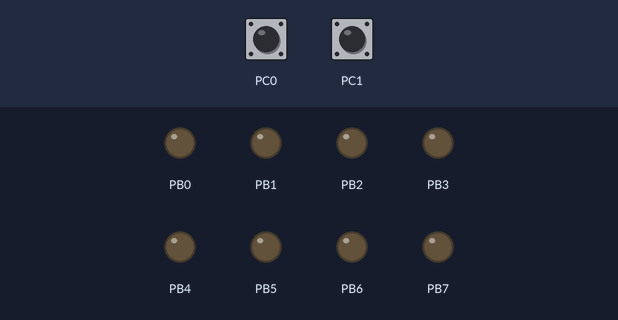
Simulated run of this program. Board: ATmega8, built with avr-gcc and emulated at 1 MHz. Shown: output pins drawn as LEDs (lit = HIGH). Dashed ring = blinking. Inputs (shaded band) come from the test bench; at power-on: PC0 HIGH, PC1 HIGH.

Above: at 1.2 s.
1.3 s: PC0 pulled LOW for 0.15 s
At 1.4 s:
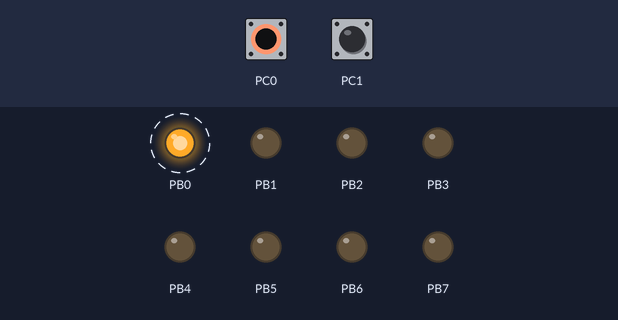
4.3 s: PC1 pulled LOW for 3.2 s
At 4.6 s:
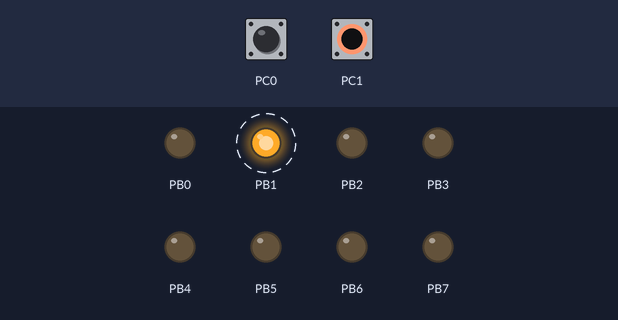
9.0 s: PC1 pulled LOW for 0.15 s
At 9.6 s:
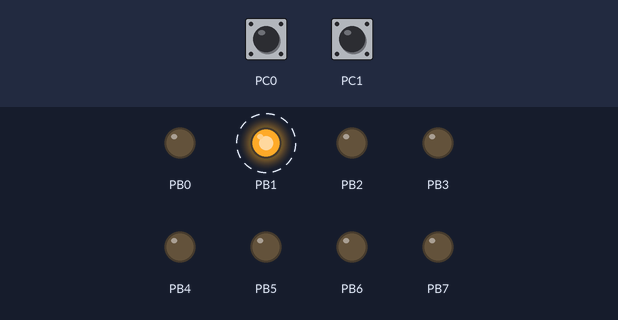
12.0 s: PC1 pulled LOW for 1 s
Timing chart, 0 to 15.0 s (numbered marks = the images above; inputs shaded):
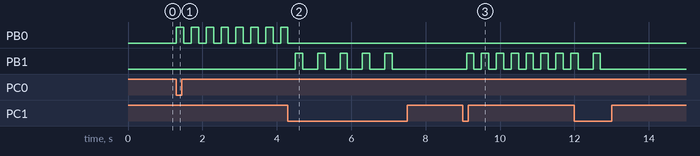

The program:

main.cpp
```cpp
/*
 * GccApplication1.cpp
 *
 * Created: 02.11.2019 14:34:55
 * Author : Ness
 */

#include <avr/io.h>
#include <avr/interrupt.h>

#define F_CPU 1000000UL
#include <util/delay.h>

void ledOff();
void ledRed();
void ledYellow();

void init(){
	DDRB = 0b11111111;
	DDRC = 0b00000000;

	PORTC = 0xFF;
}

void ledRed(){
	while(1){
		PORTB = (1 << PB0);
		_delay_ms(200);
		PORTB = (0 << PB0);
		_delay_ms(200);
		if(~PINC & 0x02){
			break;
		}
		if(~PINC & 0x01){
			ledOff();
		}
	}
}

void ledYellow(){
	while(1){
		PORTB = (1 << PB1);
		_delay_ms(200);
		PORTB = (0 << PB1);
		_delay_ms(200);
		if(~PINC & 0x01){
			break;
		}
		if(~PINC & 0x02){
			ledOff();
		}
	}
}

void ledOff(){
	while(1){
		_delay_ms(200);
		if(~PINC & 0x01){
			ledRed();
		}
		if(~PINC & 0x02){
			ledYellow();
		}
	}
}

int main(void)
{
    /* Replace with your application code */

	init();

    while (1)
    {

		if(~PINC & 0x01){
			ledRed();
		}
		else if(~PINC & 0x02){
			ledYellow();
		}
    }
}
```

Measured:
- after the input at 1.3 s, PB0: alternates HIGH for 0.20 s and LOW for 0.20 s, starting at once
- after the input at 4.3 s, PB0: goes on until 4.3 s, then stays LOW; PB1: alternates HIGH for 0.20 s and LOW for 0.40 s, 10 changes in all, then stays LOW, starting after 0.20 s
- after the input at 9.0 s, PB1: alternates HIGH for 0.20 s and LOW for 0.20 s, starting after 0.10 s
